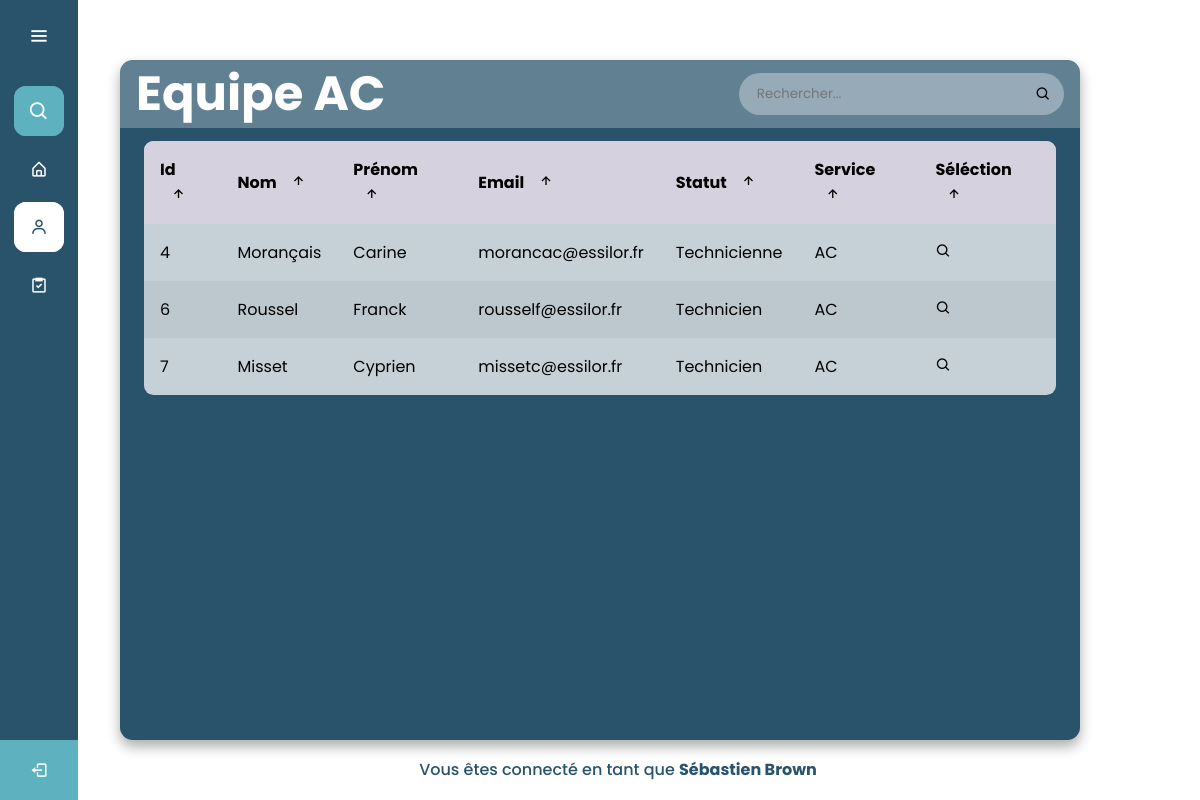
The app's page /PAGES/ADMIN_Equipe.php (signed in) with its own data.
### tables this page shows
CREATE TABLE Utilisateur (
    IdUtilisateur INTEGER PRIMARY KEY NOT NULL,
    NomUtilisateur TEXT NOT NULL,
    PrenomUtilisateur TEXT NOT NULL,
    MotDePasseUtilisateur TEXT NOT NULL,
    EmailUtilisateur TEXT NOT NULL,
    StatutUtilisateur TEXT NOT NULL,
    ServiceUtilisateur TEXT NOT NULL,
    AccesUtilisateur TEXT NOT NULL
);

### PAGES/ADMIN_Equipe.php (the view, shortened to what this page needs)
<!DOCTYPE html>
<html lang="en" dir="ltr">
  <head>
    <link rel="stylesheet" href="../CSS/ADMIN_Equipe.css">
    <link href='https://unpkg.com/boxicons@2.0.7/css/boxicons.min.css' rel='stylesheet'>
   </head>
<body>
  <div class="sidebar">
    <div class="logo-details">
        <i class='bx bx-menu' id="btn" ></i>
    </div>
    <ul class="nav-list">
      <li>
          <i class='bx bx-search' ></i>
      </li>
      <li>
        <a href="../PAGES/ADMIN_Index.php">
          <i class='bx bx-home-alt Accueil'></i>
        </a>
      </li>
      <li>
       <a href="../PAGES/ADMIN_Equipe.php" class='Equipe'>
         <i class='bx bx-user Equipe' ></i>
       </a>
     </li>
     <li>
       <a href="../PAGES/ADMIN_Tache.php">
         <i class='bx bx-task'></i>
       </a>
     </li>
     <li class="profile no-animation">
        <div class="profile-details">
          <div class="name_job">
          <div class="name"><?php echo isset($_SESSION['PrenomUtilisateur']) && isset($_SESSION['NomUtilisateur']) ? $_SESSION['PrenomUtilisateur'] . ' ' . $_SESSION['NomUtilisateur'] : ''; ?></div>
          <div class="job"><?php echo isset($_SESSION['StatutUtilisateur']) ? $_SESSION['StatutUtilisateur'] : ''; ?></div>
          </div>
        </div>
        <a href="../PAGES/Login.php" class='TEST'>
          <i class='bx bx-log-out' id="log_out"></i>
        </a>
      </li>
    </ul>
  </div>
  <section class="home-section">
  <body>
    <main class="table">
        <section class="table__header">
            <h1 class='TableTitre'>Equipe <?php echo $_SESSION['ServiceUtilisateur']?></h1>
            <div class="input-group">
                <input type="search" placeholder="Rechercher...">
                <i class='bx bx-search'></i>
            </div>
        </section>
        <section class="table__body">
            <table>
                <thead>
                    <tr>
                        <th> Id <span class="icon-arrow"><i class='bx bx-up-arrow-alt' ></i></span></th>
                        <th> Nom <span class="icon-arrow"><i class='bx bx-up-arrow-alt' ></span></th>
                        <th> Prénom <span class="icon-arrow"><i class='bx bx-up-arrow-alt' ></span></th>
                        <th> Email <span class="icon-arrow"><i class='bx bx-up-arrow-alt' ></span></th>
                        <th> Statut <span class="icon-arrow"><i class='bx bx-up-arrow-alt' ></span></th>
                        <th> Service <span class="icon-arrow"><i class='bx bx-up-arrow-alt' ></span></th>
                        <th> Séléction <span class="icon-arrow"><i class='bx bx-up-arrow-alt' ></span></th>
                    </tr>
                </thead>
                <tbody>
                    <?php
                        try {
                            $pdo = new PDO("sqlite:../DATABASE/bdd.sqlite");
                            $Utilisateurs = $pdo->query("SELECT * FROM Utilisateur WHERE ServiceUtilisateur = '{$_SESSION['ServiceUtilisateur']}' AND AccesUtilisateur != 'ADMIN'");
                            foreach($Utilisateurs as $Utilisateurs) {
                                print "<tr><td>" . $Utilisateurs["IdUtilisateur"] . "</td> <td>" . $Utilisateurs["NomUtilisateur"] . "</td> <td>" . $Utilisateurs["PrenomUtilisateur"] . "</td> <td>" . $Utilisateurs["EmailUtilisateur"] . "</td> <td>" . $Utilisateurs["StatutUtilisateur"] . "</td> <td>" . $Utilisateurs["ServiceUtilisateur"] . "</td> <td><a href='../PAGES/ADMIN_Select_Equipe.php?utilisateur=" . $Utilisateurs["IdUtilisateur"] . "'><i class='bx bx-search' ></i></a></td> </tr>";
                              }
                        } catch (PDOException $e) {
                            die($e);
                        }
                    ?>
                </tbody>
            </table>
        </section>
    </main>
</body>
      <div class='text2'>
        Vous êtes connecté en tant que <span class='ConnectAs'><?php echo $_SESSION['PrenomUtilisateur'] . ' ' . $_SESSION['NomUtilisateur']; ?></span>
    </div>
  </section>
</body>
</html>

### CSS/ADMIN_Equipe.css (style rules this page uses)
* { margin: 0; padding: 0; box-sizing: border-box; font-family: "Poppins" , sans-serif; }
.sidebar { position: fixed; left: 0; top: 0; height: 100%; width: 78px; background: #28536B; padding: 6px 14px; z-index: 99; transition: all 0.5s ease; }
.sidebar .logo-details { height: 60px; display: flex; align-items: center; position: relative; }
.sidebar .logo-details #btn { position: absolute; top: 50%; right: 0; transform: translateY(-50%); font-size: 22px; transition: all 0.4s ease; font-size: 23px; text-align: center; cursor: pointer; transition: all 0.5s ease; }
.sidebar i { color: #fff; height: 60px; min-width: 50px; font-size: 28px; text-align: center; line-height: 60px; }
.sidebar .nav-list { margin-top: 20px; height: 100%; }
.sidebar li { position: relative; margin: 8px 0; list-style: none; }
.sidebar .bx-search { position: absolute; top: 50%; left: 0; transform: translateY(-50%); font-size: 22px; background: #5EB1BF; color: #FFF; }
.sidebar li a:not(.TEST) { display: flex; height: 100%; width: 100%; border-radius: 12px; align-items: center; text-decoration: none; transition: all 0.4s ease; background: #28536B; }
.sidebar li i { height: 50px; line-height: 50px; font-size: 18px; border-radius: 12px; }
.sidebar li.profile { position: fixed; height: 60px; width: 78px; left: 0; bottom: -8px; padding: 10px 14px; background: #5EB1BF; transition: all 0.5s ease; overflow: hidden; }
.sidebar li .profile-details { display: flex; align-items: center; flex-wrap: nowrap; }
.sidebar li.profile .name, .sidebar li.profile .job { font-size: 15px; font-weight: 400; color: #fff; white-space: nowrap; }
.sidebar li.profile .job { font-size: 12px; }
.sidebar .profile #log_out { position: absolute; top: 50%; right: 0; transform: translateY(-50%); background: #5EB1BF; width: 100%; height: 60px; line-height: 60px; border-radius: 0px; transition: all 0.5s ease; }
.home-section { display: flex; flex-direction: column; justify-content: center; align-items: center; height: 100%; text-align: center; margin: 0 auto; }
.Equipe i { background: #FFF; color: #28536B; }
.ConnectAs { font-weight: bold; color: #28536B; }
.text2 { color: #28536B; font-size: 1rem; font-weight: 500; margin: 18px; align-self: center; text-align: center; position: absolute; bottom: 0; left: 50%; transform: translateX(-50%); }
.sidebar li a.Equipe { background: #FFF; color: #28536B; }
body { min-height: 100vh; background: url(images/html_table.jpg) center / cover; display: flex; justify-content: center; align-items: center; }
main.table { width: 80vw; height: 85vh; background-color: #28536B; backdrop-filter: blur(7px); box-shadow: 0 .4rem .8rem #0005; border-radius: .8rem; overflow: hidden; }
.table__header { width: 100%; height: 10%; background-color: #fff4; padding: .8rem 1rem; display: flex; justify-content: space-between; align-items: center; }
.TableTitre { color: #fff; font-size: 3rem; }
.table__header .input-group { width: 35%; height: 100%; background-color: #fff5; padding: 0 .8rem; border-radius: 2rem; display: flex; justify-content: center; align-items: center; transition: .2s; }
.table__header .input-group input { width: 100%; padding: 0 .5rem 0 .3rem; background-color: transparent; border: none; outline: none; }
.table__body { width: 95%; max-height: calc(89% - 1.6rem); background-color: #fffb; margin: .8rem auto; border-radius: .6rem; overflow: auto; overflow: overlay; }
table { width: 100%; }
table, th, td { border-collapse: collapse; padding: 1rem; text-align: left; }
thead th { position: sticky; top: 0; left: 0; background-color: #d5d1defe; cursor: pointer; text-transform: capitalize; }
tbody tr:nth-child(even) { background-color: #0000000b; }
tbody tr { --delay: .1s; transition: .5s ease-in-out var(--delay), background-color 0s; }
tbody tr td, tbody tr td p, tbody tr td img { transition: .2s ease-in-out; }
thead th span.icon-arrow { display: inline-block; width: 1.3rem; height: 1.3rem; border-radius: 50%; border: 1.4px solid transparent; text-align: center; font-size: 1rem; margin-left: .5rem; transition: .2s ease-in-out; }
.bx-search { animation: none; text-decoration: none; color: black; }

### records on screen
utilisateur: IdUtilisateur "4", NomUtilisateur "Morançais", PrenomUtilisateur "Carine", EmailUtilisateur "morancac@essilor.fr", StatutUtilisateur "Technicienne", ServiceUtilisateur "AC"
utilisateur: IdUtilisateur "6", NomUtilisateur "Roussel", PrenomUtilisateur "Franck", EmailUtilisateur "rousself@essilor.fr", StatutUtilisateur "Technicien", ServiceUtilisateur "AC"
utilisateur: IdUtilisateur "7", NomUtilisateur "Misset", PrenomUtilisateur "Cyprien", EmailUtilisateur "missetc@essilor.fr", StatutUtilisateur "Technicien", ServiceUtilisateur "AC"

### other values on screen
$_SESSION['ServiceUtilisateur'] "AC"
$_SESSION['PrenomUtilisateur'] "Sébastien"
$_SESSION['NomUtilisateur'] "Brown"
